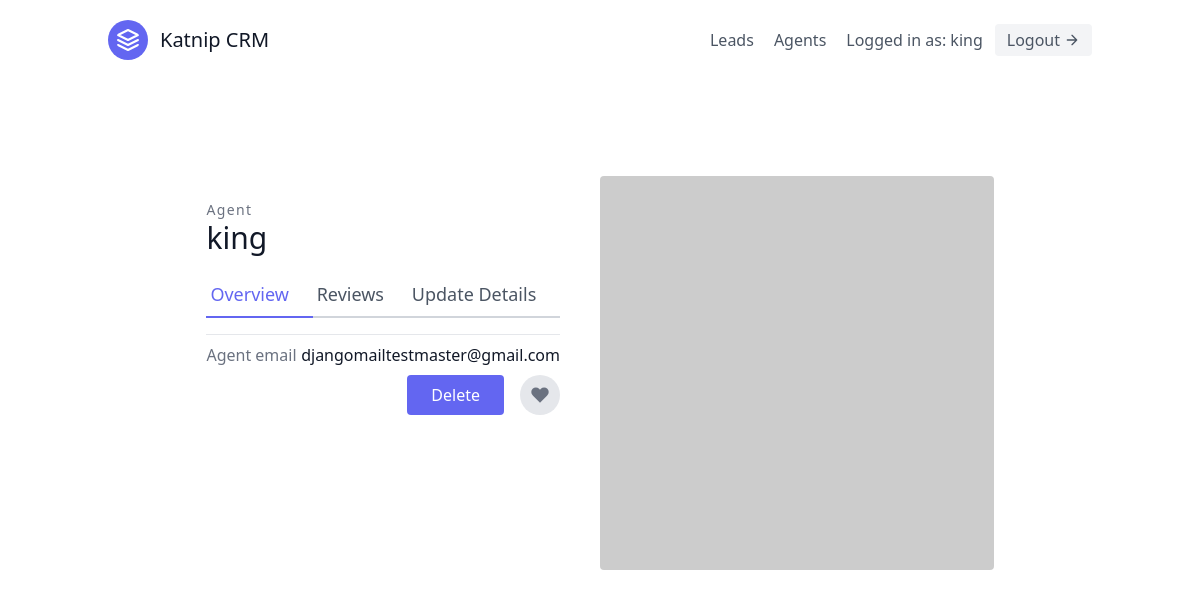
Before: /agents/1/ (signed in) with the older database file.
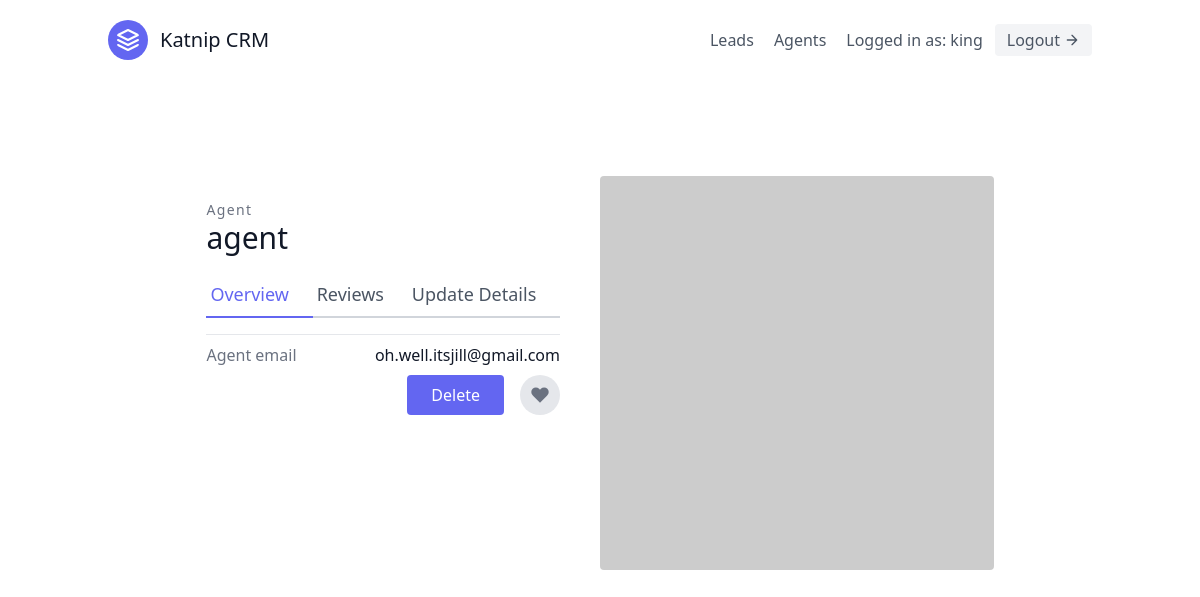
After: the same page with the newer database file.
### leads/models.py (models this page shows, shortened)
class Agent(models.Model):
    user = models.OneToOneField(User, on_delete=models.CASCADE)
    organisation = models.ForeignKey(
        UserProfile, on_delete=models.CASCADE
    )

class User(AbstractUser):
    is_organiser = models.BooleanField(default=True)
    is_agent = models.BooleanField(default=False)

### agents/views.py (the view)
# urls.py: path('<int:pk>/', AgentDetailView.as_view(), name='agent-detail'),
class AgentDetailView(OrganiserAndLoginRequiredMixin, generic.DetailView):
    template_name = "agents/agent_detail.html"
    context_object_name = "agent"
    def get_queryset(self):
        return Agent.objects.all()

### agents/mixins.py (called while the page is built)
    def dispatch(self, request, *args, **kwargs):
        if not request.user.is_authenticated or not request.user.is_organiser:
            return redirect('login')
        return super().dispatch(request, *args, **kwargs)

### agents/templates/agents/agent_detail.html (shortened to what this page needs)
{% extends "base.html" %}
{% block content %}
<section class="text-gray-600 body-font overflow-hidden">
  <div class="container px-5 py-24 mx-auto">
    <div class="lg:w-4/5 mx-auto flex flex-wrap">
      <div class="lg:w-1/2 w-full lg:pr-10 lg:py-6 mb-6 lg:mb-0">
        <h2 class="text-sm title-font text-gray-500 tracking-widest">Agent</h2>
        <h1 class="text-gray-900 text-3xl title-font font-medium mb-4">{{ agent.user.username }}</h1>
        <div class="flex mb-4">
          <a class="flex-grow text-indigo-500 border-b-2 border-indigo-500 py-2 text-lg px-1"
            href="#">
            Overview
          </a>
          <a class="flex-grow border-b-2 border-gray-300 py-2 text-lg px-1">Reviews</a>
          <a href="{% url 'agents:agent-update' agent.pk %}"
            class="flex-grow border-b-2 border-gray-300 py-2 text-lg px-1">
            Update Details
          </a>
        </div>
        <div class="flex border-t border-gray-200 py-2">
          <span class="text-gray-500">Agent email</span>
          <span class="ml-auto text-gray-900">{{ agent.user.email }}</span>
        </div>
        <div class="flex">
          <a href="#" class="flex ml-auto text-white bg-indigo-500 border-0 py-2 px-6 focus:outline-none hover:bg-indigo-600 rounded">Delete</a>
          <button
            class="rounded-full w-10 h-10 bg-gray-200 p-0 border-0 inline-flex items-center justify-center text-gray-500 ml-4">
            <svg fill="currentColor" stroke-linecap="round" stroke-linejoin="round" stroke-width="2" class="w-5 h-5"
              viewBox="0 0 24 24">
              <path
                d="M20.84 4.61a5.5 5.5 0 00-7.78 0L12 5.67l-1.06-1.06a5.5 5.5 0 00-7.78 7.78l1.06 1.06L12 21.23l7.78-7.78 1.06-1.06a5.5 5.5 0 000-7.78z">
              </path>
            </svg>
          </button>
        </div>
      </div>
      <img alt="ecommerce" class="lg:w-1/2 w-full lg:h-auto h-64 object-cover object-center rounded"
        src="https://dummyimage.com/400x400">
    </div>
  </div>
</section>
{% endblock content %}

Changed rows visible on the page:
changed Agent: user.username "king" → "agent"; user.email "djangomailtestmaster@gmail.com" → "oh.well.itsjill@gmail.com"
